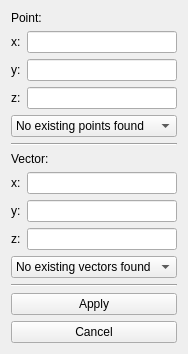
<?xml version="1.0" encoding="UTF-8"?>
<ui version="4.0">
 <class>Form</class>
 <widget class="QWidget" name="Form">
  <property name="geometry">
   <rect>
    <x>0</x>
    <y>0</y>
    <width>167</width>
    <height>350</height>
   </rect>
  </property>
  <property name="windowTitle">
   <string>Form</string>
  </property>
  <layout class="QVBoxLayout" name="verticalLayout">
   <item>
    <widget class="QLabel" name="label_7">
     <property name="text">
      <string>Point:</string>
     </property>
    </widget>
   </item>
   <item>
    <layout class="QVBoxLayout" name="verticalLayout_point1">
     <item>
      <layout class="QHBoxLayout" name="horizontalLayout">
       <item>
        <widget class="QLabel" name="label">
         <property name="text">
          <string>x:</string>
         </property>
        </widget>
       </item>
       <item>
        <widget class="QLineEdit" name="point_input_x"/>
       </item>
      </layout>
     </item>
     <item>
      <layout class="QHBoxLayout" name="horizontalLayout_2">
       <item>
        <widget class="QLabel" name="label_2">
         <property name="text">
          <string>y:</string>
         </property>
        </widget>
       </item>
       <item>
        <widget class="QLineEdit" name="point_input_y"/>
       </item>
      </layout>
     </item>
     <item>
      <layout class="QHBoxLayout" name="horizontalLayout_3">
       <item>
        <widget class="QLabel" name="label_3">
         <property name="text">
          <string>z:</string>
         </property>
        </widget>
       </item>
       <item>
        <widget class="QLineEdit" name="point_input_z"/>
       </item>
      </layout>
     </item>
    </layout>
   </item>
   <item>
    <widget class="QComboBox" name="selectLineBox">
     <item>
      <property name="text">
       <string>No existing points found</string>
      </property>
     </item>
    </widget>
   </item>
   <item>
    <widget class="Line" name="line">
     <property name="orientation">
      <enum>Qt::Horizontal</enum>
     </property>
    </widget>
   </item>
   <item>
    <widget class="QLabel" name="label_8">
     <property name="text">
      <string>Vector:</string>
     </property>
    </widget>
   </item>
   <item>
    <layout class="QVBoxLayout" name="verticalLayout_point1_2">
     <item>
      <layout class="QHBoxLayout" name="horizontalLayout_4">
       <item>
        <widget class="QLabel" name="label_4">
         <property name="text">
          <string>x:</string>
         </property>
        </widget>
       </item>
       <item>
        <widget class="QLineEdit" name="vector_input_x"/>
       </item>
      </layout>
     </item>
     <item>
      <layout class="QHBoxLayout" name="horizontalLayout_5">
       <item>
        <widget class="QLabel" name="label_5">
         <property name="text">
          <string>y:</string>
         </property>
        </widget>
       </item>
       <item>
        <widget class="QLineEdit" name="vector_input_y"/>
       </item>
      </layout>
     </item>
     <item>
      <layout class="QHBoxLayout" name="horizontalLayout_6">
       <item>
        <widget class="QLabel" name="label_6">
         <property name="text">
          <string>z:</string>
         </property>
        </widget>
       </item>
       <item>
        <widget class="QLineEdit" name="vector_input_z"/>
       </item>
      </layout>
     </item>
    </layout>
   </item>
   <item>
    <widget class="QComboBox" name="selectVectorBox">
     <item>
      <property name="text">
       <string>No existing vectors found</string>
      </property>
     </item>
    </widget>
   </item>
   <item>
    <widget class="Line" name="line_2">
     <property name="orientation">
      <enum>Qt::Horizontal</enum>
     </property>
    </widget>
   </item>
   <item>
    <widget class="QPushButton" name="applyButton">
     <property name="text">
      <string>Apply</string>
     </property>
    </widget>
   </item>
   <item>
    <widget class="QPushButton" name="cancelButton">
     <property name="text">
      <string>Cancel</string>
     </property>
    </widget>
   </item>
  </layout>
 </widget>
 <resources/>
 <connections/>
</ui>
